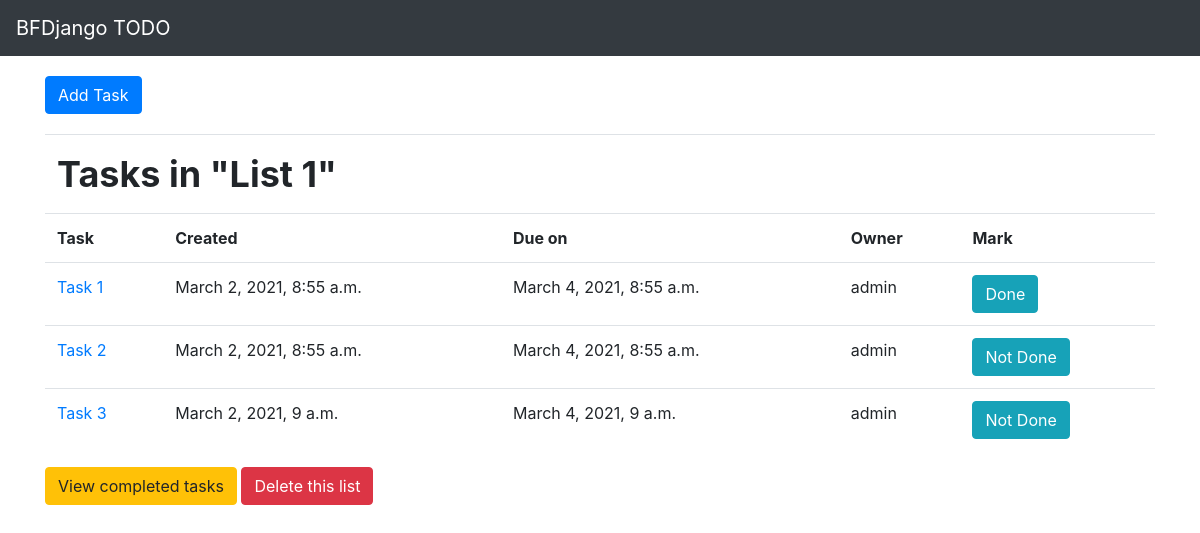
Page /api/todos/ on the committed database.
### main/models.py (models this page shows, shortened)
class TodoItem(models.Model):
    MARK = [
        ('D', 'Done'),
        ('ND', 'Not Done')
    ]
    title = models.CharField(max_length=255)
    created = models.DateTimeField(default=datetime.now())
    due_on = models.DateTimeField(default=datetime.now() + timedelta(days=2))
    owner = models.ForeignKey(User, on_delete=models.CASCADE)
    mark = models.CharField(max_length=2, choices=MARK)
    class Meta:
        verbose_name = 'Тудушка'
        verbose_name_plural = 'Тудушки'

### main/views.py (the view)
# urls.py: path('todos/', todo_list),
def todo_list(request):
    todos = TodoItem.objects.all()
    return render(request, 'todo_list.html', context={'todos': todos})

### templates/todo_list.html
{% extends 'base.html' %}
{% block todo_list_title %}
    Tasks in "List 1"
{% endblock %}
{% block button %}
    View completed tasks
{% endblock %}

### templates/base.html (shortened to what this page needs)
{% load static %}
<!DOCTYPE html>
<html lang="en">
<head>
    <link rel="stylesheet" href="https://maxcdn.bootstrapcdn.com/bootstrap/4.0.0/css/bootstrap.min.css"
>
    <link rel="stylesheet" href="{% static 'todo/css/main.css' %}" type="text/css"/>
</head>
<body>
<nav class="navbar navbar-dark bg-dark">
    <a class="navbar-brand" href="#">BFDjango TODO</a>
</nav>
<div class="container">
    <button type="button" class="btn btn-primary custom-btn">Add Task</button>
    <table class="table custom-table">
        <tr>
            <th scope="row" class="custom-header">
                {% block todo_list_title %}
                {% endblock %}
            </th>
        </tr>
    </table>
    <table class="table">
        <tr>
            <th scope="col">Task</th>
            <th scope="col">Created</th>
            <th scope="col">Due on</th>
            <th scope="col">Owner</th>
            <th scope="col">Mark</th>
        </tr>
        {% for todo in todos %}
            <tr>
                <td>
                    <a href="#">{{ todo.title }}</a>
                </td>
                <td>{{ todo.created }}</td>
                <td>{{ todo.due_on }}</td>
                <td>{{ todo.owner }}</td>
                <td>
                    <button type="button" class="btn btn-info">
                        {{ todo.get_mark_display }}
                    </button>
                </td>
            </tr>
        {% endfor %}
    </table>
    <button type="button" class="btn btn-warning">
        {% block button %}
        {% endblock %}
    </button>
    <button type="button" class="btn btn-danger">Delete this list</button>
</div>
</body>
</html>

### main/static/todo/css/main.css (style rules this page uses)
.custom-table { margin-bottom: 0; }
.custom-header { font-size: 36px; }
.custom-btn { margin: 20px 0; }

### rows in the picture
TodoItem: title "Task 1", created "March 2, 2021, 8:55 a.m.", due_on "March 4, 2021, 8:55 a.m.", owner "admin", mark "Done"
TodoItem: title "Task 2", created "March 2, 2021, 8:55 a.m.", due_on "March 4, 2021, 8:55 a.m.", owner "admin", mark "Not Done"
TodoItem: title "Task 3", created "March 2, 2021, 9 a.m.", due_on "March 4, 2021, 9 a.m.", owner "admin", mark "Not Done"
